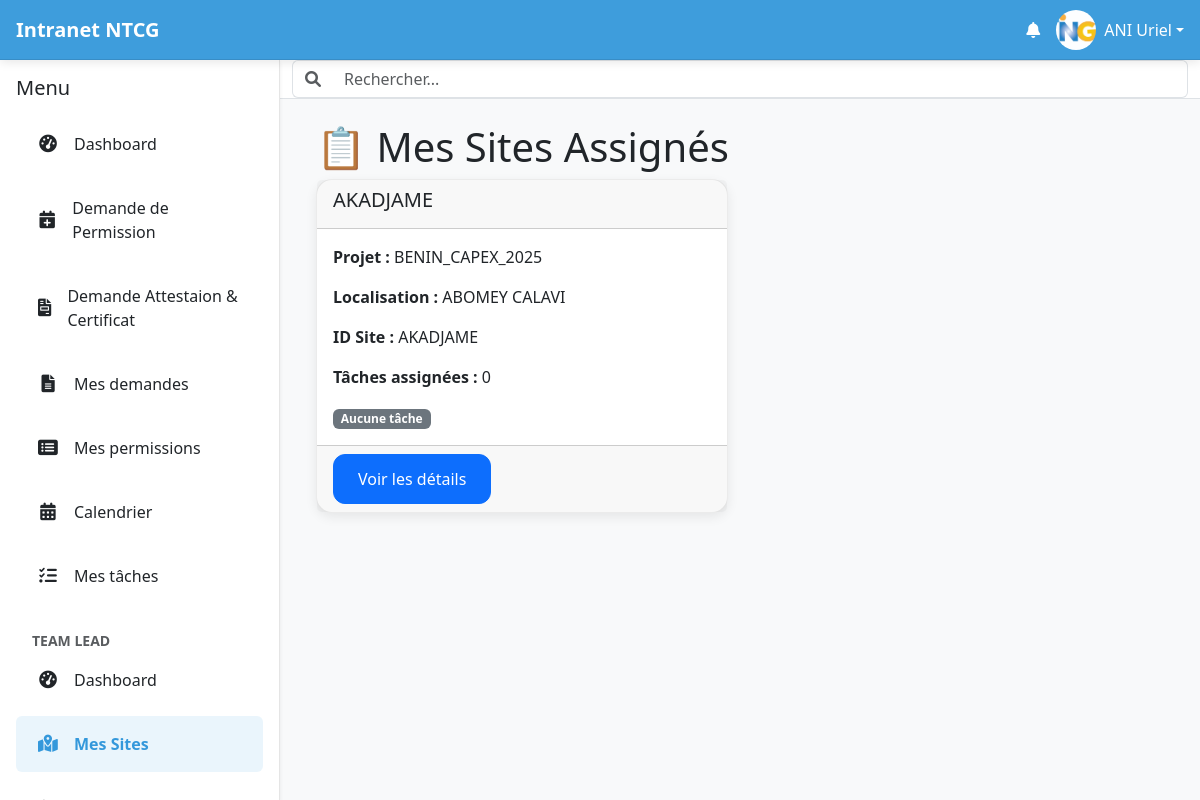
The page /team-lead/sites/ (signed in) on the database as committed earlier.
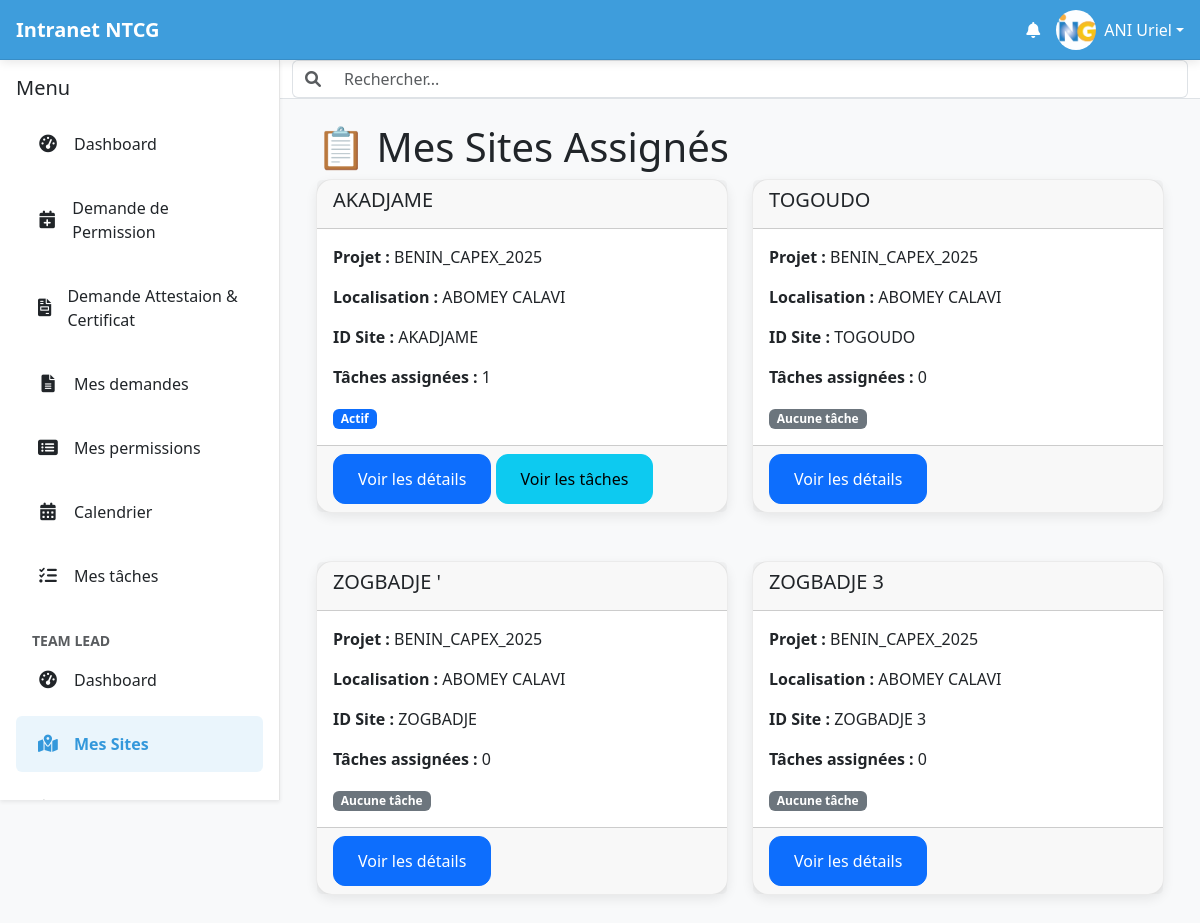
The same page on the database as committed later.
### intranet/models.py (models this page shows, shortened)
class Site(models.Model):
    name = models.CharField(max_length=255, verbose_name="Nom du site")
    project = models.ForeignKey('Project', on_delete=models.CASCADE, related_name='sites', verbose_name="Projet")
    team_lead = models.ForeignKey(settings.AUTH_USER_MODEL, on_delete=models.SET_NULL, null=True, blank=True, verbose_name="Team Lead Assigné")
    location = models.CharField(max_length=255, blank=True, null=True, verbose_name="Localisation")
    site_id = models.CharField(max_length=100, unique=True, verbose_name="ID du Site")
    site_area = models.CharField(max_length=100, verbose_name="Site Area", blank=True, null=True)
    phase = models.ForeignKey(Phase, on_delete=models.SET_NULL, null=True, blank=True, verbose_name="Phase")
    batch = models.ForeignKey(Batch, on_delete=models.SET_NULL, null=True, blank=True, verbose_name="Batch")
    project_scope = models.ForeignKey(ProjectScope, on_delete=models.SET_NULL, null=True, blank=True, verbose_name="Portée du projet")
    radio_type = models.ForeignKey(RadioType, on_delete=models.SET_NULL, null=True, blank=True, verbose_name="Type de radio")
    antenna_type = models.ForeignKey(AntennaType, on_delete=models.SET_NULL, null=True, blank=True, verbose_name="Type d'antenne")
    enclosure_type = models.ForeignKey(EnclosureType, on_delete=models.SET_NULL, null=True, blank=True, verbose_name="Type de boîtier")
    bb_ml = models.ForeignKey(BBML, on_delete=models.SET_NULL, null=True, blank=True, verbose_name="BB / ML")
    installation = models.ForeignKey(SiteStatus, on_delete=models.SET_NULL, null=True, blank=True, related_name='installation_sites', verbose_name="Installation")
    integration = models.ForeignKey(SiteStatus, on_delete=models.SET_NULL, null=True, blank=True, related_name='integration_sites', verbose_name="Intégration")
    srs = models.ForeignKey(SiteStatus, on_delete=models.SET_NULL, null=True, blank=True, related_name='srs_sites', verbose_name="SRS")
    imk = models.ForeignKey(SiteStatus, on_delete=models.SET_NULL, null=True, blank=True, related_name='imk_sites', verbose_name="IMK")
    ehs_1 = models.ForeignKey(SiteStatus, on_delete=models.SET_NULL, null=True, blank=True, related_name='ehs1_sites', verbose_name="EHS 1")
    ehs_2 = models.ForeignKey(SiteStatus, on_delete=models.SET_NULL, null=True, blank=True, related_name='ehs2_sites', verbose_name="EHS 2")
    qa = models.ForeignKey(SiteStatus, on_delete=models.SET_NULL, null=True, blank=True, related_name='qa_sites', verbose_name="QA")
    qa_status = models.ForeignKey(QAStatus, on_delete=models.SET_NULL, null=True, blank=True, verbose_name="Statut QA")
    atp = models.ForeignKey(SiteStatus, on_delete=models.SET_NULL, null=True, blank=True, related_name='atp_sites', verbose_name="ATP")
    comment = models.TextField(verbose_name="COMMENT", blank=True, null=True)
    class Meta:
        verbose_name = "Site"
        verbose_name_plural = "Sites"

class Project(models.Model):
    STATUS_CHOICES = [
        ('À FAIRE', 'À faire'),
        ('EN COURS', 'En cours'),
        ('TERMINÉ', 'Terminé'),
    ]
    name = models.CharField(max_length=255, verbose_name="Nom du projet")
    description = models.TextField(verbose_name="Description du projet", blank=True, null=True)
    start_date = models.DateField(verbose_name="Date de début", null=True, blank=True)
    end_date = models.DateField(verbose_name="Date de fin estimée", null=True, blank=True)
    status = models.CharField(max_length=20, choices=STATUS_CHOICES, default='À FAIRE', verbose_name="Statut")
    coordinator = models.ForeignKey(
        settings.AUTH_USER_MODEL,
        on_delete=models.SET_NULL,
        null=True,
        blank=True,
        related_name='managed_projects',
        verbose_name="Coordinateur du projet"
    )
    team_members = models.ManyToManyField(
        settings.AUTH_USER_MODEL,
        related_name='projects',
        verbose_name="Membres de l'équipe"
    )
    country = CountryField(blank=True, verbose_name="Pays du projet")
    created_at = models.DateTimeField(auto_now_add=True)
    updated_at = models.DateTimeField(auto_now=True)
    class Meta:
        verbose_name = "Projet"
        verbose_name_plural = "Projets"

### intranet/views.py (the view)
# urls.py: path('team-lead/sites/', views.team_lead_sites, name='team_lead_sites'),
@login_required
@group_required('Team Lead')  # Utilise ton décorateur pour restreindre aux Team Leads
def team_lead_sites(request):
    sites = Site.objects.filter(
        team_lead=request.user
    ).annotate(
        task_count=Count('tasks')  # Compte les tâches pour chaque site (optimisé, évite N+1 queries)
    ).order_by('name')  # Tri par nom pour une meilleure UX
    context = {
        'sites': sites,
        'title': 'Mes Sites Assignés',  # Pour le <title> du template
    }
    return render(request, 'intranet/team_lead_sites.html', context)

### intranet/context_processors.py (called while the page is built, shortened)
def user_groups(request):
    if request.user.is_authenticated:
        group_names = list(request.user.groups.values_list('name', flat=True))
        return {
            'user_groups': group_names,
            'is_rh': 'Ressources Humaines' in group_names,
            'is_coordinator': 'Coordinateur de Projet' in group_names,
            'is_country_manager': 'Country Manager' in group_names,
            'is_team_lead': 'Team Lead' in group_names,
        }

def unread_notifications(request):
    if request.user.is_authenticated:
       unread_count = Notification.objects.filter(user=request.user, is_read=False).count()
    else:
        unread_count = 0
    return {'unread_notifications_count': unread_count}

### intranet/templatetags/intranet_tags.py (called while the page is built)
@register.filter(name='has_group')
def has_group(user, group_name):
    if user.is_authenticated:
        groups = user.groups.all()
        result = user.groups.filter(name=group_name).exists()
        return result
    return False

### templates/intranet/team_lead_sites.html (shortened to what this page needs)
{% extends 'intranet/base.html' %}
{% load static %}
{% block content %}
<div class="container-fluid">
    <h1>📋 Mes Sites Assignés</h1>
    {% if sites %}
        <div class="row">
            {% for site in sites %}
                <div class="col-md-6 mb-4">
                    <div class="card">
                        <div class="card-header">
                            <h5 class="card-title">{{ site.name }}</h5>
                        </div>
                        <div class="card-body">
                            <p><strong>Projet :</strong> {{ site.project.name }}</p>
                            <p><strong>Localisation :</strong> {{ site.location|default:"Non spécifiée" }}</p>
                            <p><strong>ID Site :</strong> {{ site.site_id|default:"N/A" }}</p>
                            <p><strong>Tâches assignées :</strong> {{ site.task_count }}</p>
                            {% if site.task_count > 0 %}
                                <span class="badge bg-primary">Actif</span>
                            {% else %}
                                <span class="badge bg-secondary">Aucune tâche</span>
                            {% endif %}
                        </div>
                        <div class="card-footer">
                            <a href="{% url 'site_detail' site.id %}" class="btn btn-primary">Voir les détails</a>
                            {% if site.tasks.exists %}
                                <a href="{% url 'site_detail' site.id %}" class="btn btn-info">Voir les tâches</a>
                            {% endif %}
                        </div>
                    </div>
                </div>
            {% endfor %}
        </div>
    {% else %}
        <div class="alert alert-info">
            <h4>Aucun site ne vous est actuellement assigné.</h4>
            <p>Contactez votre Coordinateur pour qu'il vous assigne des sites.</p>
        </div>
    {% endif %}
</div>
{% endblock %}

Rows that differ between the two databases and show on the page:
computed for Site "AKADJAME": task_count "0" → "1"; text "Aucune tâche" → "Actif Voir les tâches"
now on this page (row edited): Site: name "TOGOUDO", project.name "BENIN_CAPEX_2025", location "ABOMEY CALAVI", site_id "TOGOUDO", task_count "0", shows "Aucune tâche"
now on this page (row edited): Site: name "ZOGBADJE '", project.name "BENIN_CAPEX_2025", location "ABOMEY CALAVI", site_id "ZOGBADJE", task_count "0", shows "Aucune tâche"
now on this page (row edited): Site: name "ZOGBADJE 3", project.name "BENIN_CAPEX_2025", location "ABOMEY CALAVI", site_id "ZOGBADJE 3", task_count "0", shows "Aucune tâche"
